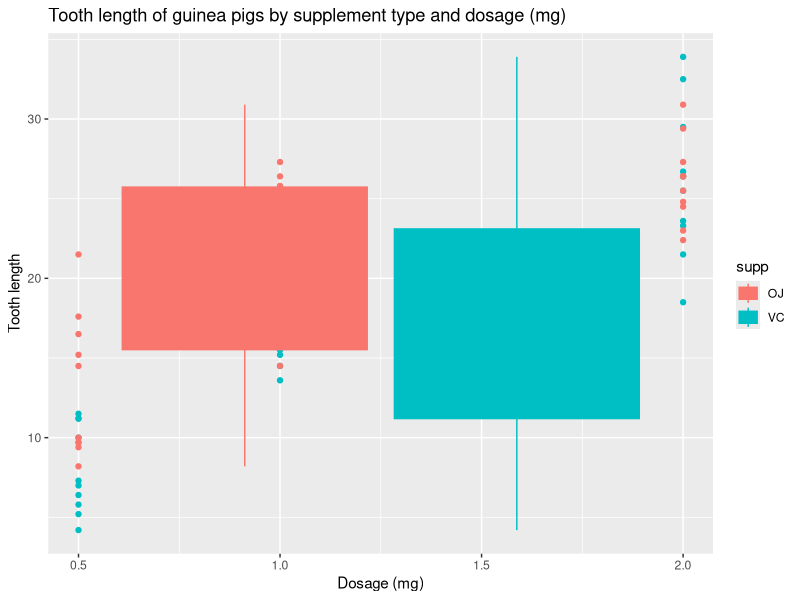

Recreate this plot in R.
## ---- chunk 1
library(ggplot2)  

### Load the dataset
data(ToothGrowth)

## ---- chunk 2
head(ToothGrowth)
summary(ToothGrowth)


# visualize the data
qplot(dose,len,data=ToothGrowth, col=supp, main="Tooth length of guinea pigs by supplement type and dosage (mg)",xlab="Dosage (mg)", ylab="Tooth length") + geom_boxplot(aes(fill = supp))
## ---- chunk 3
OJ = ToothGrowth$len[ToothGrowth$supp == 'OJ']
VC = ToothGrowth$len[ToothGrowth$supp == 'VC']
## ---- chunk 4
t.test(OJ, VC, alternative = "greater", paired = FALSE, var.equal = FALSE, conf.level = 0.95)
## ---- chunk 5

##Divide the dataset with dosage group

OJ2 = ToothGrowth$len[ToothGrowth$supp == 'OJ' & ToothGrowth$dose == 2]
VC2 = ToothGrowth$len[ToothGrowth$supp == 'VC' & ToothGrowth$dose == 2]

half = ToothGrowth$len[ToothGrowth$dose == 0.5]
one = ToothGrowth$len[ToothGrowth$dose == 1]
two = ToothGrowth$len[ToothGrowth$dose == 2]


# T-test

##One-tailed independent t-test with unequal variance.

t.test(half, one, alternative = "less", paired = FALSE, var.equal = FALSE, conf.level = 0.95)


